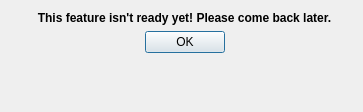
<?xml version="1.0" encoding="UTF-8"?>
<ui version="4.0">
 <class>notready</class>
 <widget class="QDialog" name="notready">
  <property name="geometry">
   <rect>
    <x>0</x>
    <y>0</y>
    <width>363</width>
    <height>112</height>
   </rect>
  </property>
  <property name="windowTitle">
   <string>This Isn't Ready Yet!</string>
  </property>
  <layout class="QFormLayout" name="formLayout">
   <item row="0" column="1">
    <widget class="QLabel" name="label">
     <property name="font">
      <font>
       <weight>75</weight>
       <bold>true</bold>
      </font>
     </property>
     <property name="text">
      <string>This feature isn't ready yet! Please come back later.</string>
     </property>
     <property name="alignment">
      <set>Qt::AlignCenter</set>
     </property>
    </widget>
   </item>
   <item row="1" column="1">
    <widget class="QDialogButtonBox" name="buttonBox">
     <property name="orientation">
      <enum>Qt::Horizontal</enum>
     </property>
     <property name="standardButtons">
      <set>QDialogButtonBox::Ok</set>
     </property>
     <property name="centerButtons">
      <bool>true</bool>
     </property>
    </widget>
   </item>
  </layout>
 </widget>
 <resources/>
 <connections>
  <connection>
   <sender>buttonBox</sender>
   <signal>accepted()</signal>
   <receiver>notready</receiver>
   <slot>accept()</slot>
   <hints>
    <hint type="sourcelabel">
     <x>248</x>
     <y>254</y>
    </hint>
    <hint type="destinationlabel">
     <x>157</x>
     <y>274</y>
    </hint>
   </hints>
  </connection>
  <connection>
   <sender>buttonBox</sender>
   <signal>rejected()</signal>
   <receiver>notready</receiver>
   <slot>reject()</slot>
   <hints>
    <hint type="sourcelabel">
     <x>316</x>
     <y>260</y>
    </hint>
    <hint type="destinationlabel">
     <x>286</x>
     <y>274</y>
    </hint>
   </hints>
  </connection>
 </connections>
</ui>
